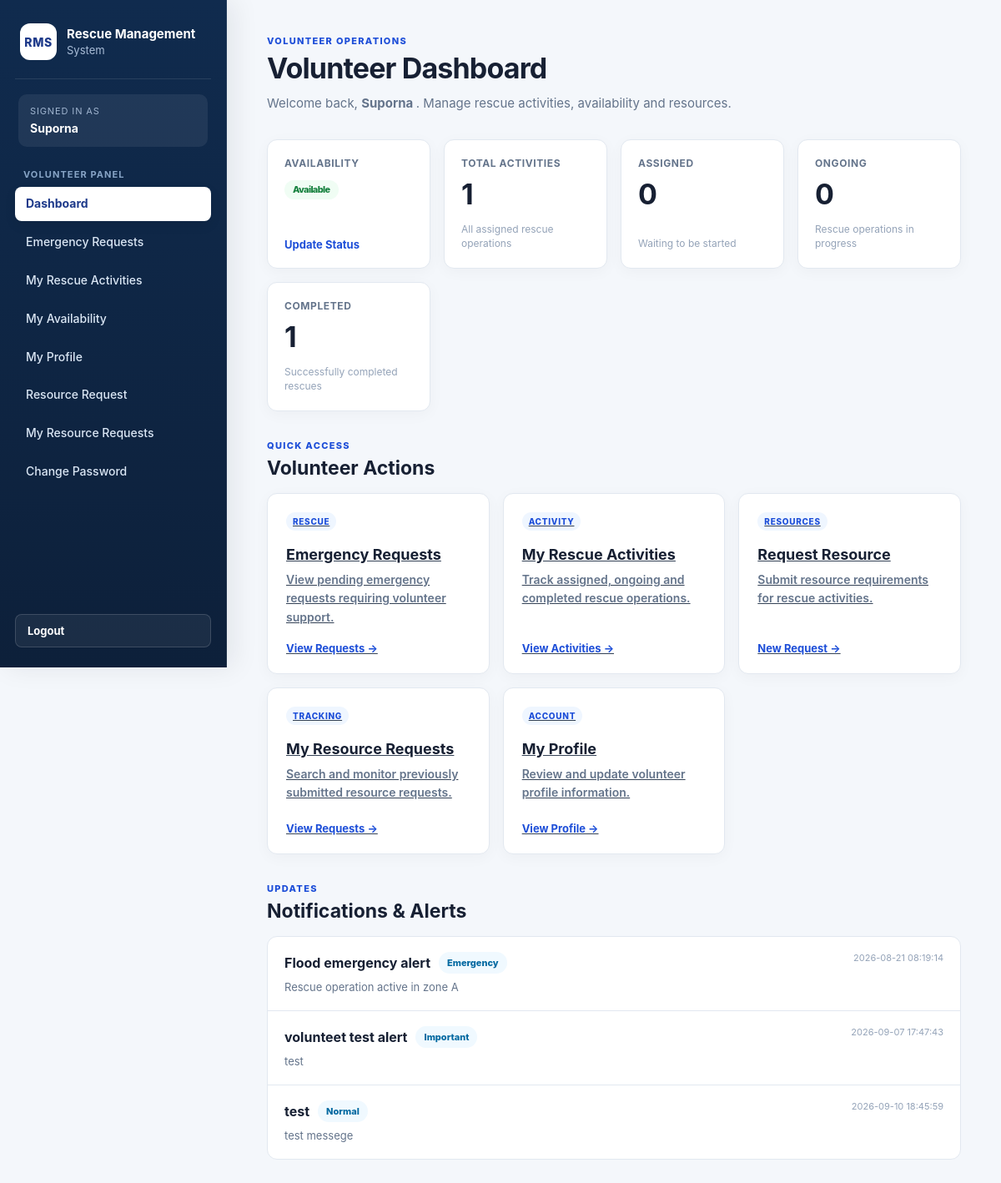
Page /index.php?page=volunteer-dashboard (signed in) on the earlier database version.
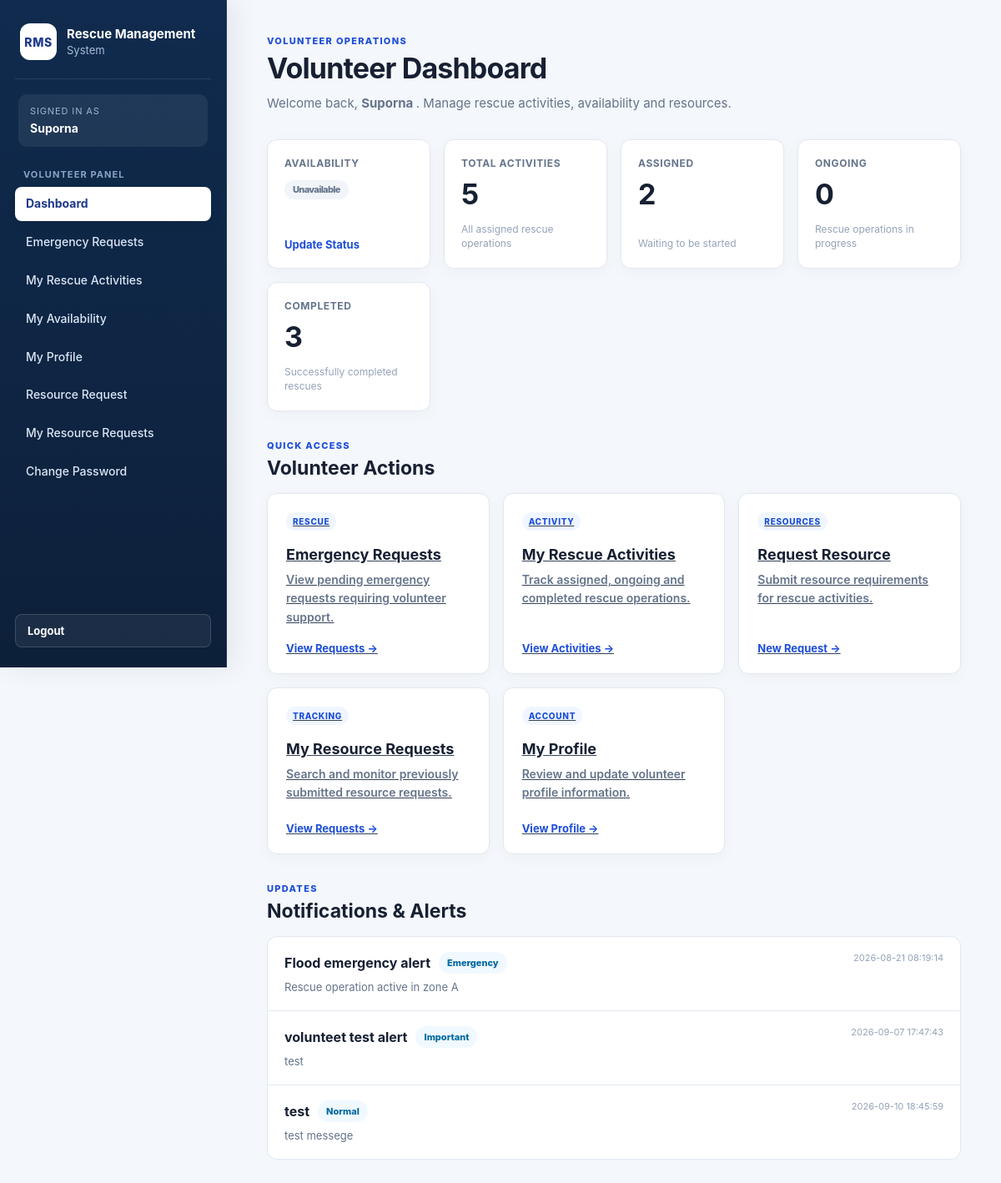
Same page on the later database version.
### tables this page shows
CREATE TABLE `volunteer_profiles` (
  `id` int(11) NOT NULL,
  `user_id` int(11) NOT NULL,
  `address` varchar(255) DEFAULT NULL,
  `blood_group` varchar(10) DEFAULT NULL,
  `experience` varchar(255) DEFAULT NULL,
  `skills` text DEFAULT NULL,
  `emergency_contact` varchar(100) DEFAULT NULL,
  `availability_status` enum('available','unavailable','currently_rescuing') NOT NULL DEFAULT 'available',
  `created_at` timestamp NOT NULL DEFAULT current_timestamp(),
  `updated_at` timestamp NOT NULL DEFAULT current_timestamp() ON UPDATE current_timestamp()
);

### models/VolunteerModel.php (called while the page is built, shortened)
<?php
function getVolunteerActivities($conn, $volunteer_id)
{
    $sql = "SELECT *
            FROM emergency_requests
            WHERE volunteer_id = ?
            AND status IN ('assigned', 'ongoing', 'completed')
            ORDER BY accepted_at DESC";
    $stmt = mysqli_prepare($conn, $sql);
    mysqli_stmt_bind_param(
        $stmt,
        "i",
        $volunteer_id
    );
    mysqli_stmt_execute($stmt);
    $result = mysqli_stmt_get_result($stmt);
    $activities = [];
    while ($row = mysqli_fetch_assoc($result)) {
        $activities[] = $row;
    }
    return $activities;
}
function getVolunteerAvailability($conn, $volunteer_id)
{
    $sql = "SELECT availability_status
            FROM volunteer_profiles
            WHERE user_id = ?";
    $stmt = mysqli_prepare($conn, $sql);
    mysqli_stmt_bind_param(
        $stmt,
        "i",
        $volunteer_id
    );
    mysqli_stmt_execute($stmt);
    $result = mysqli_stmt_get_result($stmt);
    $profile = mysqli_fetch_assoc($result);
    return $profile;
}

### controllers/NotificationController.php (called while the page is built, shortened)
<?php
require_once "models/NotificationModel.php";
function loadRoleDashboardNotifications(
    $conn,
    $role
) {
    $role =
        trim($role);
    $allowed_roles = [
        'volunteer',
        'witness',
        'help_seeker'
    ];
    return getActiveNotificationsForRole(
        $conn,
        $role
    );
}

### models/NotificationModel.php (called while the page is built, shortened)
<?php
function getActiveNotificationsForRole(
    $conn,
    $role
) {
    $sql = "
        SELECT
            id,
            title,
            message,
            alert_type,
            target_audience,
            status,
            created_at
        FROM notifications
        WHERE status = 'active'
        AND (
            target_audience = 'all'
            OR target_audience = ?
        )
        ORDER BY
            CASE alert_type
                WHEN 'emergency' THEN 1
                WHEN 'important' THEN 2
                WHEN 'normal' THEN 3
                ELSE 4
            END,
            id DESC
    ";
    $stmt = mysqli_prepare(
        $conn,
        $sql
    );
    mysqli_stmt_bind_param(
        $stmt,
        "s",
        $role
    );
    mysqli_stmt_execute($stmt);
    $result =
        mysqli_stmt_get_result($stmt);
    $notifications = [];
    while (
        $result &&
        $row = mysqli_fetch_assoc($result)
    ) {
        $notifications[] = $row;
    }
    return $notifications;
}

### views/volunteer/dashboard.php (the view, shortened to what the changed rows need)
<?php
require_once "views/partials/header.php";
require_once "views/partials/sidebar.php";
require_once "models/VolunteerModel.php";
$volunteer_id =
    (int)(
        $_SESSION['user']['id']
        ?? 0
    );
$activities =
    getVolunteerActivities(
        $conn,
        $volunteer_id
    );
$availability =
    getVolunteerAvailability(
        $conn,
        $volunteer_id
    );
$current_status =
    $availability['availability_status']
    ?? 'available';
$total_activities =
    count($activities);
$assigned_count = 0;
$ongoing_count = 0;
$completed_count = 0;
foreach ($activities as $activity) {
    if (
        ($activity['status'] ?? '')
        === 'assigned'
    ) {
        $assigned_count++;
    }
    if (
        ($activity['status'] ?? '')
        === 'completed'
    ) {
        $completed_count++;
    }
}
$availabilityClass =
    'status-muted';
if ($current_status === 'available') {
    $availabilityClass =
        'status-success';
} elseif (
    $current_status === 'currently_rescuing'
) {
    $availabilityClass =
        'status-warning';
}
?>
<div class="content">
    <div class="page-header">
        <div>
            <p class="eyebrow">
                Volunteer Operations
            </p>
            <h1>
                Volunteer Dashboard
            </h1>
            <p class="page-subtitle">
                Welcome back,
                <strong>
                    <?=
                        htmlspecialchars(
                            $_SESSION['user']['name']
                            ?? 'Volunteer',
                            ENT_QUOTES,
                            'UTF-8'
                        );
                    ?>
                </strong>.
                Manage rescue activities, availability and resources.
            </p>
        </div>
    </div>
    <div class="dashboard-grid">
        <div class="stat-card">
            <span class="stat-label">
                Availability
            </span>
            <div class="stat-value stat-value-small">
                <span class="status-pill <?= $availabilityClass; ?>">
                    <?=
                        htmlspecialchars(
                            ucwords(
                                str_replace(
                                    '_',
                                    ' ',
                                    $current_status
                                )
                            ),
                            ENT_QUOTES,
                            'UTF-8'
                        );
                    ?>
                </span>
            </div>
            <a href="index.php?page=volunteer-availability">
                Update Status
            </a>
        </div>
        <div class="stat-card">
            <span class="stat-label">
                Total Activities
            </span>
            <strong class="stat-value">
                <?= (int)$total_activities; ?>
            </strong>
            <span class="stat-help">
                All assigned rescue operations
            </span>
        </div>
        <div class="stat-card">
            <span class="stat-label">
                Assigned
            </span>
            <strong class="stat-value">
                <?= (int)$assigned_count; ?>
            </strong>
            <span class="stat-help">
                Waiting to be started
            </span>
        </div>
        <div class="stat-card">
            <span class="stat-label">
                Ongoing
            </span>
            <strong class="stat-value">
                <?= (int)$ongoing_count; ?>
            </strong>
            <span class="stat-help">
                Rescue operations in progress
            </span>
        </div>
        <div class="stat-card">
            <span class="stat-label">
                Completed
            </span>
            <strong class="stat-value">
                <?= (int)$completed_count; ?>
            </strong>
            <span class="stat-help">
                Successfully completed rescues
            </span>
        </div>
    </div>
    <div class="dashboard-section">
        <div class="section-heading">
            <div>
                <p class="eyebrow">
                    Quick Access
                </p>
                <h2>
                    Volunteer Actions
                </h2>
            </div>
        </div>
        <div class="quick-action-grid">
            <a
                class="quick-action-card"
                href="index.php?page=volunteer-emergency-requests"
            >
                <span class="quick-action-tag">
                    Rescue
                </span>
                <h3>
                    Emergency Requests
                </h3>
                <p>
                    View pending emergency requests requiring volunteer support.
                </p>
                <span class="quick-action-link">
                    View Requests →
                </span>
            </a>
            <a
                class="quick-action-card"
                href="index.php?page=volunteer-activities"
            >
                <span class="quick-action-tag">
                    Activity
                </span>
                <h3>
                    My Rescue Activities
                </h3>
                <p>
                    Track assigned, ongoing and completed rescue operations.
                </p>
                <span class="quick-action-link">
                    View Activities →
                </span>
            </a>
            <a
                class="quick-action-card"
                href="index.php?page=volunteer-resource-request"
            >
                <span class="quick-action-tag">
                    Resources
                </span>
                <h3>
                    Request Resource
                </h3>
                <p>
                    Submit resource requirements for rescue activities.
                </p>
                <span class="quick-action-link">
                    New Request →
                </span>
            </a>
            <a
                class="quick-action-card"
                href="index.php?page=volunteer-resource-requests"
            >
                <span class="quick-action-tag">
                    Tracking
                </span>
                <h3>
                    My Resource Requests
                </h3>
                <p>
                    Search and monitor previously submitted resource requests.
                </p>
                <span class="quick-action-link">
                    View Requests →
                </span>
            </a>
            <a
                class="quick-action-card"
                href="index.php?page=volunteer-profile"
            >
                <span class="quick-action-tag">
                    Account
                </span>
                <h3>
                    My Profile
                </h3>
                <p>
                    Review and update volunteer profile information.
                </p>
                <span class="quick-action-link">
                    View Profile →
                </span>
            </a>
        </div>
    </div>
    <?php if (!empty($dashboardNotifications)): ?>
        <div class="dashboard-section">
            <div class="section-heading">
                <div>
                    <p class="eyebrow">
                        Updates
                    </p>
                    <h2>
                        Notifications & Alerts
                    </h2>
                </div>
            </div>
            <div class="notification-list">
                <?php
                foreach (
                    $dashboardNotifications
                    as $notification
                ):
                ?>
                    <div class="notification-item">
                        <div>
                            <div class="notification-title-row">
                                <strong>
                                    <?=
                                        htmlspecialchars(
                                            $notification['title']
                                            ?? '',
                                            ENT_QUOTES,
                                            'UTF-8'
                                        );
                                    ?>
                                </strong>
                                <span class="status-pill status-info">
                                    <?=
                                        htmlspecialchars(
                                            ucfirst(
                                                $notification['alert_type']
                                                ?? 'normal'
                                            ),
                                            ENT_QUOTES,
                                            'UTF-8'
                                        );
                                    ?>
                                </span>
                            </div>
                            <p>
                                <?=
                                    htmlspecialchars(
                                        $notification['message']
                                        ?? '',
                                        ENT_QUOTES,
                                        'UTF-8'
                                    );
                                ?>
                            </p>
                        </div>
                        <?php
                        if (
                            !empty(
                                $notification['created_at']
                            )
                        ):
                        ?>
                            <small>
                                <?=
                                    htmlspecialchars(
                                        $notification['created_at'],
                                        ENT_QUOTES,
                                        'UTF-8'
                                    );
                                ?>
                            </small>
                        <?php endif; ?>
                    </div>
                <?php endforeach; ?>
            </div>
        </div>
    <?php endif; ?>
</div>
<?php require_once "views/partials/footer.php"; ?>

Differences in the rows shown:
changed volunteer_profiles: availability_status "Available" → "Unavailable"
Other differences:
$total_activities: "1" → "5"
$assigned_count: "0" → "2"
$completed_count: "1" → "3"
